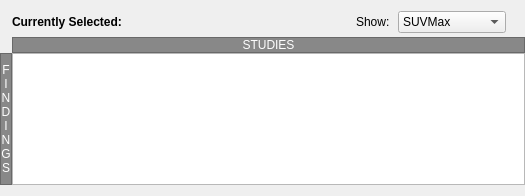
<?xml version="1.0" encoding="UTF-8"?>
<ui version="4.0">
 <class>qMRMLLongitudinalPETCTReportOverviewWidget</class>
 <widget class="QWidget" name="qMRMLLongitudinalPETCTReportOverviewWidget">
  <property name="geometry">
   <rect>
    <x>0</x>
    <y>0</y>
    <width>525</width>
    <height>196</height>
   </rect>
  </property>
  <property name="windowTitle">
   <string>Form</string>
  </property>
  <layout class="QVBoxLayout" name="verticalLayout_3">
   <property name="spacing">
    <number>4</number>
   </property>
   <property name="leftMargin">
    <number>0</number>
   </property>
   <property name="topMargin">
    <number>6</number>
   </property>
   <property name="rightMargin">
    <number>0</number>
   </property>
   <property name="bottomMargin">
    <number>6</number>
   </property>
   <item>
    <layout class="QGridLayout" name="gridLayout" columnstretch="0,1,0,0">
     <property name="leftMargin">
      <number>0</number>
     </property>
     <property name="topMargin">
      <number>5</number>
     </property>
     <property name="rightMargin">
      <number>0</number>
     </property>
     <property name="bottomMargin">
      <number>5</number>
     </property>
     <property name="spacing">
      <number>0</number>
     </property>
     <item row="2" column="1" colspan="3">
      <widget class="QLabel" name="LabelStudies">
       <property name="styleSheet">
        <string notr="true">QLabel {background-color: #888;color:#FEFEFE; }</string>
       </property>
       <property name="frameShape">
        <enum>QFrame::StyledPanel</enum>
       </property>
       <property name="text">
        <string>STUDIES</string>
       </property>
       <property name="alignment">
        <set>Qt::AlignCenter</set>
       </property>
      </widget>
     </item>
     <item row="3" column="1" colspan="3">
      <widget class="QTableWidget" name="TableReport"/>
     </item>
     <item row="3" column="0">
      <widget class="QLabel" name="LabelFindings">
       <property name="styleSheet">
        <string notr="true">QLabel {background-color: #888;color:#FEFEFE; }</string>
       </property>
       <property name="frameShape">
        <enum>QFrame::StyledPanel</enum>
       </property>
       <property name="text">
        <string>F
I
N
D
I
N
G
S</string>
       </property>
       <property name="alignment">
        <set>Qt::AlignCenter</set>
       </property>
      </widget>
     </item>
     <item row="0" column="1" colspan="3">
      <layout class="QHBoxLayout" name="horizontalLayout" stretch="0,1,0,0,0">
       <property name="spacing">
        <number>8</number>
       </property>
       <property name="leftMargin">
        <number>0</number>
       </property>
       <property name="topMargin">
        <number>0</number>
       </property>
       <property name="rightMargin">
        <number>4</number>
       </property>
       <property name="bottomMargin">
        <number>4</number>
       </property>
       <item>
        <widget class="QLabel" name="LabelSelected">
         <property name="styleSheet">
          <string notr="true">font-weight: 600;</string>
         </property>
         <property name="text">
          <string>Currently Selected:</string>
         </property>
         <property name="alignment">
          <set>Qt::AlignLeading|Qt::AlignLeft|Qt::AlignVCenter</set>
         </property>
        </widget>
       </item>
       <item>
        <widget class="QLabel" name="LabelSelectedValue">
         <property name="text">
          <string/>
         </property>
        </widget>
       </item>
       <item>
        <widget class="QLabel" name="label">
         <property name="text">
          <string>Show:</string>
         </property>
        </widget>
       </item>
       <item>
        <widget class="QComboBox" name="ComboBoxValuesType">
         <item>
          <property name="text">
           <string>SUVMax</string>
          </property>
         </item>
         <item>
          <property name="text">
           <string>SUVMean</string>
          </property>
         </item>
         <item>
          <property name="text">
           <string>SUVMin</string>
          </property>
         </item>
         <item>
          <property name="text">
           <string>StdDev</string>
          </property>
         </item>
         <item>
          <property name="text">
           <string>Volume cc</string>
          </property>
         </item>
         <item>
          <property name="text">
           <string>Volume mm^3</string>
          </property>
         </item>
         <item>
          <property name="text">
           <string>Count</string>
          </property>
         </item>
        </widget>
       </item>
       <item>
        <widget class="QLabel" name="LabelInfo">
         <property name="styleSheet">
          <string notr="true">QLabel QToolTip {background-color: #858585; color: #FFF;}</string>
         </property>
         <property name="text">
          <string/>
         </property>
         <property name="pixmap">
          <pixmap resource="../qSlicerLongitudinalPETCTModule.qrc">:/Icons/help.png</pixmap>
         </property>
        </widget>
       </item>
      </layout>
     </item>
    </layout>
   </item>
  </layout>
 </widget>
 <resources>
  <include location="../qSlicerLongitudinalPETCTModule.qrc"/>
 </resources>
 <connections/>
</ui>
